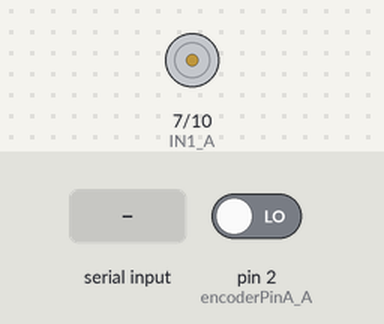
Simulated run of this sketch. Board: Arduino Uno, built with avr-gcc and run on an emulated ATmega328P. Shown: motor-driver pin pairs drawn as motors (green arrow = first pin HIGH = forward, orange = second pin HIGH = backward, longer = more drive, scaled by the enable pin). The inputs (shaded band) are chosen by the test bench; at power-on: pin 2 (encoderPinA_A) LOW. What the sketch prints to the serial monitor is not drawn.

Above: at 0.05 s.
At 1.25 s:
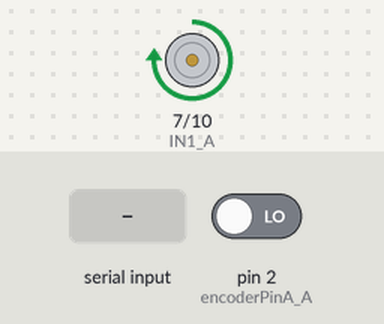
1.3 s: "C:\n" received over Serial
Timing chart, 0 to 4.3 s (numbered marks = the images above; inputs shaded):
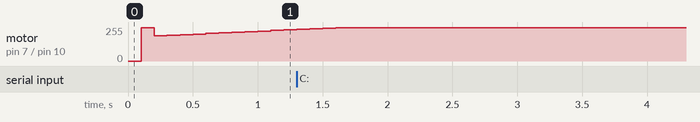

The sketch:

PID.ino
```cpp
const int MAX_HISTORY_SIZE = 50;  // Adjust to store enough data points within 3 seconds at the PID_INTERVAL rate
int pwmHistory_A[MAX_HISTORY_SIZE];
int speedHistory_A[MAX_HISTORY_SIZE];
unsigned long timeHistory_A[MAX_HISTORY_SIZE];
int historyIndex_A = 0;
const unsigned long SPEED_STABILITY_TIME = 5000; // 3 seconds in milliseconds

// L298N Motor Driver Pin Assignments
const int IN1_A = 7;
const int IN2_A = 10;
const int ENA_A = 11;  // PWM Pin

// L298N Motor Driver Pin Assignments for Motor B
const int IN1_B = 5;
const int IN2_B = 6;
const int ENB_B = 9;

// Encoder Pins for Motor A
const int encoderPinA_A = 2;
const int encoderPinB_A = 4;

// Encoder Pins for Motor B
const int encoderPinA_B = 3;
const int encoderPinB_B = 8;

// Encoder and PID variables for Motor A
volatile long encoderCount_A = 0;
long prevEncoderCount_A = 0;
float currentSpeed_A = 0;
float targetSpeed_A = 900.0;
float Kp_A = 0.2, Ki_A = 0.05, Kd_A = 0.01;
float integral_A = constrain(integral_A, -100, 100), lastError_A = 0;

// PID calculation interval (in milliseconds)
const int PID_INTERVAL = 100;

//unsigned long startTime = 0;
//unsigned long speedChangeInterval = 60000;

void encoderISR_A() {
  if (digitalRead(encoderPinA_A) == digitalRead(encoderPinB_A)) {
    encoderCount_A++;
    //Serial.println(encoderCount_A);
  } else {
    encoderCount_A--;
    //Serial.print(encoderCount_A);
  }
}

void setup() {
  // Motor A control pins setup
  pinMode(IN1_A, OUTPUT);
  pinMode(IN2_A, OUTPUT);
  pinMode(ENA_A, OUTPUT);

  // Encoder pins setup
  pinMode(encoderPinA_A, INPUT);
  pinMode(encoderPinB_A, INPUT);

  // Enable interrupts for encoders
  attachInterrupt(digitalPinToInterrupt(encoderPinA_A), encoderISR_A, CHANGE);

  // Initialize serial for debugging
  Serial.begin(9600);


}
void loop() {
  // PID control for Motor A
    if (Serial.available() > 0) {
      String receivedData = Serial.readStringUntil('\n');  // 讀取數據直到換行符
      if (receivedData.startsWith("C:")) {  // 檢查數據是否來自電腦
          String valueString = receivedData.substring(2);  // 去掉標識符 'C:'
          int value = valueString.toInt();  // 將數據轉換成整數
          Serial.print("Received from computer: ");
          Serial.println(value);  // 顯示數據
          // 在這裡執行其他操作
      }
  }
  handlePIDMotorA();
  // PID control for Motor B
  //handlePIDMotorB();
}

void handlePIDMotorA() {
  static unsigned long prevTime_A = millis();
  unsigned long currentTime_A = millis();
  unsigned long deltaTime_A = currentTime_A - prevTime_A;

  if (deltaTime_A >= PID_INTERVAL) {
    prevTime_A = currentTime_A;

    // Calculate speed from encoder counts
    long deltaCount_A = encoderCount_A - prevEncoderCount_A;
    if (deltaTime_A > 0 && deltaCount_A != 0) {
      currentSpeed_A = (deltaCount_A / (float)deltaTime_A) * 1000.0;
    } else {
      currentSpeed_A = 0;
    }

    // PID calculations
    float error_A = targetSpeed_A - currentSpeed_A;
    integral_A += error_A * (deltaTime_A / 1000.0);
    float derivative_A = (error_A - lastError_A) / (deltaTime_A / 1000.0);
    float output_A = (Kp_A * error_A) + (Ki_A * integral_A) + (Kd_A * derivative_A);
    int motorPWM_A = constrain(output_A, 50, 250);
    setMotorA(1, motorPWM_A);

    // Check if speed is within 8% range
    float lowerBound = targetSpeed_A * 0.95;
    float upperBound = targetSpeed_A * 1.05;
    bool speedWithinRange = (currentSpeed_A >= lowerBound && currentSpeed_A <= upperBound);

    // Store current PWM and timestamp in circular buffer
    pwmHistory_A[historyIndex_A] = motorPWM_A;
    timeHistory_A[historyIndex_A] = currentTime_A;
    speedHistory_A[historyIndex_A] = currentSpeed_A;
    historyIndex_A = (historyIndex_A + 1) % MAX_HISTORY_SIZE;

    // Calculate average PWM if speed has been stable for past 5 seconds
    unsigned long oldestTime = currentTime_A - SPEED_STABILITY_TIME;
    float sumPWM = 0;
    float sumSpeed = 0;
    int count = 0;
    for (int i = 0; i < MAX_HISTORY_SIZE; i++) {
      if (timeHistory_A[i] >= oldestTime) {
        sumPWM += pwmHistory_A[i];
        sumSpeed += speedHistory_A[i];
        count++;
      }
    }
    int averagePWM = (count > 0) ? (sumPWM / count) : motorPWM_A;
    int averageSpeed = (count > 0) ? (sumSpeed / count) : 5000;

    // if (speedWithinRange && count > 1) {
    //   setMotorA(1, averagePWM);
    //   Serial.print("Motor A is stable. Setting PWM to average: ");
    //   Serial.print(averagePWM);
    //   Serial.print(" | Stable motor speed: ");
    //   Serial.println(averageSpeed);
    // } else {
    //   Serial.print("Motor A | Target Speed: ");
    //   Serial.print(targetSpeed_A);
    //   Serial.print(" | Current Speed: ");
    //   Serial.print(currentSpeed_A);
    //   Serial.print(" | PWM Output: ");
    //   Serial.println(motorPWM_A);
    // }

    lastError_A = error_A;
    prevEncoderCount_A = encoderCount_A;
  }
}

void setMotorA(int direction, int speed) {
  if (direction == 1) {  // Forward
    digitalWrite(IN1_A, HIGH);
    digitalWrite(IN2_A, LOW);
  } else {  // Stop
    digitalWrite(IN1_A, LOW);
    digitalWrite(IN2_A, LOW);
  }
  analogWrite(ENA_A, speed);
}
```
